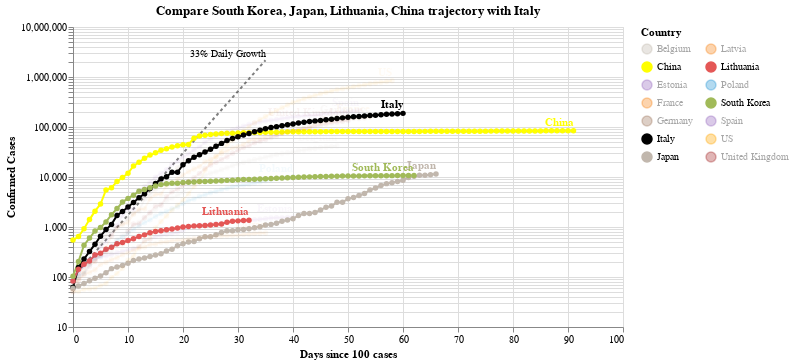

Notebook cell for this chart:
### Code cell
#hide_input
chart3 = make_since_chart(['South Korea', 'Japan', 'Lithuania', 'China'])
chart3

### Figure 1 — Vega-Lite specification as saved in the notebook (floating-point values rounded to 4 significant figures; data arrays with more than 128 entries replaced by an {"elided": "..."} marker saying what was removed)
{"config": {"view": {"continuousWidth": 400, "continuousHeight": 300}}, "layer": [{"mark": {"type": "line", "color": "black", "opacity": 0.5, "strokeDash": [3, 3]}, "encoding": {"x": {"type": "quantitative", "field": "Days since 100 cases"}, "y": {"type": "quantitative", "field": "Confirmed Cases"}}}, {"mark": {"type": "text", "align": "right", "dy": -6, "fontSize": 10, "text": "33% Daily Growth"}, "encoding": {"x": {"type": "quantitative", "field": "Days since 100 cases"}, "y": {"type": "quantitative", "field": "Confirmed Cases"}}, "transform": [{"filter": "(datum['Days since 100 cases'] >= 35)"}]}, {"data": {"name": "data-a935cc59f07bf05702d7ea7ddbe411b3"}, "mark": {"type": "line", "point": true}, "encoding": {"color": {"type": "nominal", "field": "Country", "legend": {"columns": 2}, "scale": {"domain": ["Belgium", "China", "Estonia", "France", "Germany", "Italy", "Japan", "Latvia", "Lithuania", "Poland", "South Korea", "Spain", "US", "United Kingdom"], "range": ["#C1B7AD", "yellow", "#9467bd", "#F58518", "#9D755D", "black", "#C1B7AD", "#F58518", "#E45756", "#2495D3", "#A1BA59", "#9467bd", "orange", "brown"]}}, "opacity": {"condition": {"value": 1, "selection": "selector001"}, "value": 0.05}, "tooltip": [{"type": "nominal", "field": "Country"}, {"type": "temporal", "field": "Date"}, {"type": "quantitative", "field": "Confirmed Cases"}, {"type": "quantitative", "field": "Days since 100 cases"}], "x": {"type": "quantitative", "field": "Days since 100 cases"}, "y": {"type": "quantitative", "field": "Confirmed Cases", "scale": {"type": "log"}}}, "selection": {"selector001": {"type": "multi", "fields": ["Country"], "bind": "legend", "init": [{"Country": "South Korea"}, {"Country": "Japan"}, {"Country": "Lithuania"}, {"Country": "China"}, {"Country": "Italy"}]}}, "width": 550}, {"data": {"name": "data-a935cc59f07bf05702d7ea7ddbe411b3"}, "mark": {"type": "text", "align": "right", "dy": -8, "fontWeight": "bold"}, "encoding": {"color": {"type": "nominal", "field": "Country", "legend": {"columns": 2}, "scale": {"domain": ["Belgium", "China", "Estonia", "France", "Germany", "Italy", "Japan", "Latvia", "Lithuania", "Poland", "South Korea", "Spain", "US", "United Kingdom"], "range": ["#C1B7AD", "yellow", "#9467bd", "#F58518", "#9D755D", "black", "#C1B7AD", "#F58518", "#E45756", "#2495D3", "#A1BA59", "#9467bd", "orange", "brown"]}}, "opacity": {"condition": {"value": 1, "selection": "selector001"}, "value": 0.05}, "text": {"type": "nominal", "field": "Country"}, "tooltip": [{"type": "nominal", "field": "Country"}, {"type": "temporal", "field": "Date"}, {"type": "quantitative", "field": "Confirmed Cases"}, {"type": "quantitative", "field": "Days since 100 cases"}], "x": {"type": "quantitative", "field": "Days since 100 cases"}, "y": {"type": "quantitative", "field": "Confirmed Cases", "scale": {"type": "log"}}}, "transform": [{"filter": "(datum['Date'] >= 1587513600000)"}], "width": 550}], "data": {"name": "data-c1a3bbf4dd040f2e7e8e7a69520e3c2a"}, "title": "Compare South Korea, Japan, Lithuania, China trajectory with Italy", "$schema": "https://vega.github.io/schema/vega-lite/v4.0.2.json", "datasets": {"data-c1a3bbf4dd040f2e7e8e7a69520e3c2a": [{"Days since 100 cases": 0, "Confirmed Cases": 100.0}, {"Days since 100 cases": 1, "Confirmed Cases": 133.0}, {"Days since 100 cases": 2, "Confirmed Cases": 176.9}, {"Days since 100 cases": 3, "Confirmed Cases": 235.3}, {"Days since 100 cases": 4, "Confirmed Cases": 312.9}, {"Days since 100 cases": 5, "Confirmed Cases": 416.2}, {"Days since 100 cases": 6, "Confirmed Cases": 553.5}, {"Days since 100 cases": 7, "Confirmed Cases": 736.1}, {"Days since 100 cases": 8, "Confirmed Cases": 979.1}, {"Days since 100 cases": 9, "Confirmed Cases": 1302.0}, {"Days since 100 cases": 10, "Confirmed Cases": 1732.0}, {"Days since 100 cases": 11, "Confirmed Cases": 2303.0}, {"Days since 100 cases": 12, "Confirmed Cases": 3064.0}, {"Days since 100 cases": 13, "Confirmed Cases": 4074.0}, {"Days since 100 cases": 14, "Confirmed Cases": 5419.0}, {"Days since 100 cases": 15, "Confirmed Cases": 7207.0}, {"Days since 100 cases": 16, "Confirmed Cases": 9586.0}, {"Days since 100 cases": 17, "Confirmed Cases": 12750.0}, {"Days since 100 cases": 18, "Confirmed Cases": 16960.0}, {"Days since 100 cases": 19, "Confirmed Cases": 22550.0}, {"Days since 100 cases": 20, "Confirmed Cases": 29990.0}, {"Days since 100 cases": 21, "Confirmed Cases": 39890.0}, {"Days since 100 cases": 22, "Confirmed Cases": 53060.0}, {"Days since 100 cases": 23, "Confirmed Cases": 70560.0}, {"Days since 100 cases": 24, "Confirmed Cases": 93850.0}, {"Days since 100 cases": 25, "Confirmed Cases": 124800.0}, {"Days since 100 cases": 26, "Confirmed Cases": 166000.0}, {"Days since 100 cases": 27, "Confirmed Cases": 220800.0}, {"Days since 100 cases": 28, "Confirmed Cases": 293700.0}, {"Days since 100 cases": 29, "Confirmed Cases": 390600.0}, {"Days since 100 cases": 30, "Confirmed Cases": 519500.0}, {"Days since 100 cases": 31, "Confirmed Cases": 690900.0}, {"Days since 100 cases": 32, "Confirmed Cases": 918900.0}, {"Days since 100 cases": 33, "Confirmed Cases": 1222000.0}, {"Days since 100 cases": 34, "Confirmed Cases": 1625000.0}, {"Days since 100 cases": 35, "Confirmed Cases": 2162000.0}], "data-a935cc59f07bf05702d7ea7ddbe411b3": {"elided": "755 records"}}}
